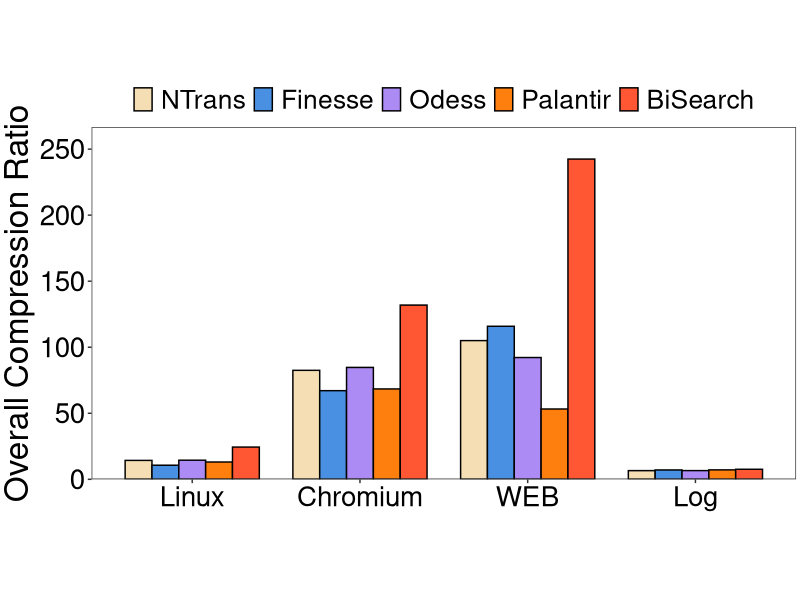
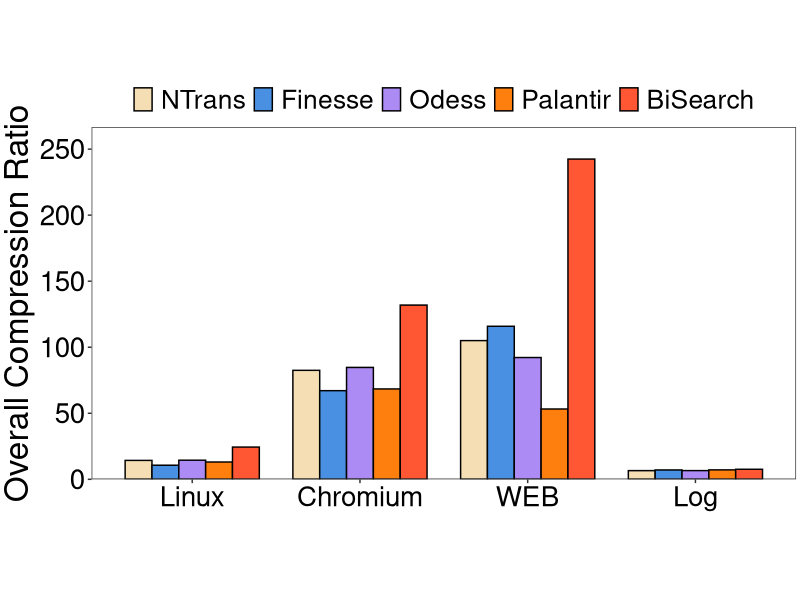

Source code (R) for these figures, in order:
library(ggplot2)
setwd(dirname(rstudioapi::getActiveDocumentContext()$path))
# 定义数据
heights <- c(14.3049,10.6584,14.4836,13.1136,24.3907,82.5146,67.1194,84.7032,68.4297,131.901,105.009,115.874,92.1916,53.2259,242.453,6.56484,7.06929,6.60713,7.15088,7.58279
)

group_order <- c('Linux', 'Chromium', 'WEB', 'Log')
# 创建数据框
df1 <- data.frame(
  group = factor(rep(group_order, each = 5), levels = group_order),
  category = factor(rep(c('NTrans', 'Finesse', 'Odess', 'Palantir','BiSearch'), times = 4),
                    levels = c('NTrans', 'Finesse', 'Odess', 'Palantir','BiSearch')),
  height = heights
)

max_height <- max(df1$height)

# 创建柱状图
p1 <- ggplot(df1, aes(x = group, y = height, fill = category)) + 
  geom_bar(stat = 'identity', position = position_dodge(width = 0.8), 
           colour = "black", width = 0.8) + 
  scale_fill_manual(values = c("#f5deb3", "#4a90e2", "#ac8cf4", "#ff7f0e","#FF5733")) +
  labs(y = 'Overall Compression Ratio') +
  scale_y_continuous(
    limits = c(0, max_height),
    expand = expansion(mult = c(0, 0.1))
  ) +
  theme_bw() +
  theme(
    plot.title = element_text(hjust = 0.5, size = 24, face = "bold"),
    plot.margin = unit(c(0.1, 0.1, 0.1, 0.1), "cm"),
    axis.title.x = element_text(size = 26),
    axis.title.y = element_text(size = 24),
    axis.text = element_text(size = 20, color = "black"),
    aspect.ratio = 0.5,
    panel.grid.major = element_blank(), 
    panel.grid.minor = element_blank(),
    legend.position = "top",
    legend.direction = "horizontal",
    legend.text = element_text(size = 19),
    legend.key.height = unit(1.0, "line"),
    legend.key.width = unit(1.0, "line"),
    legend.margin = margin(t = 0, unit = 'cm'),
    legend.title = element_blank()
  ) +
  theme(axis.title.x = element_blank())

ggsave('../plot/4-1-OCR.pdf', plot = p1, width = 10, height = 5)
print(p1)
